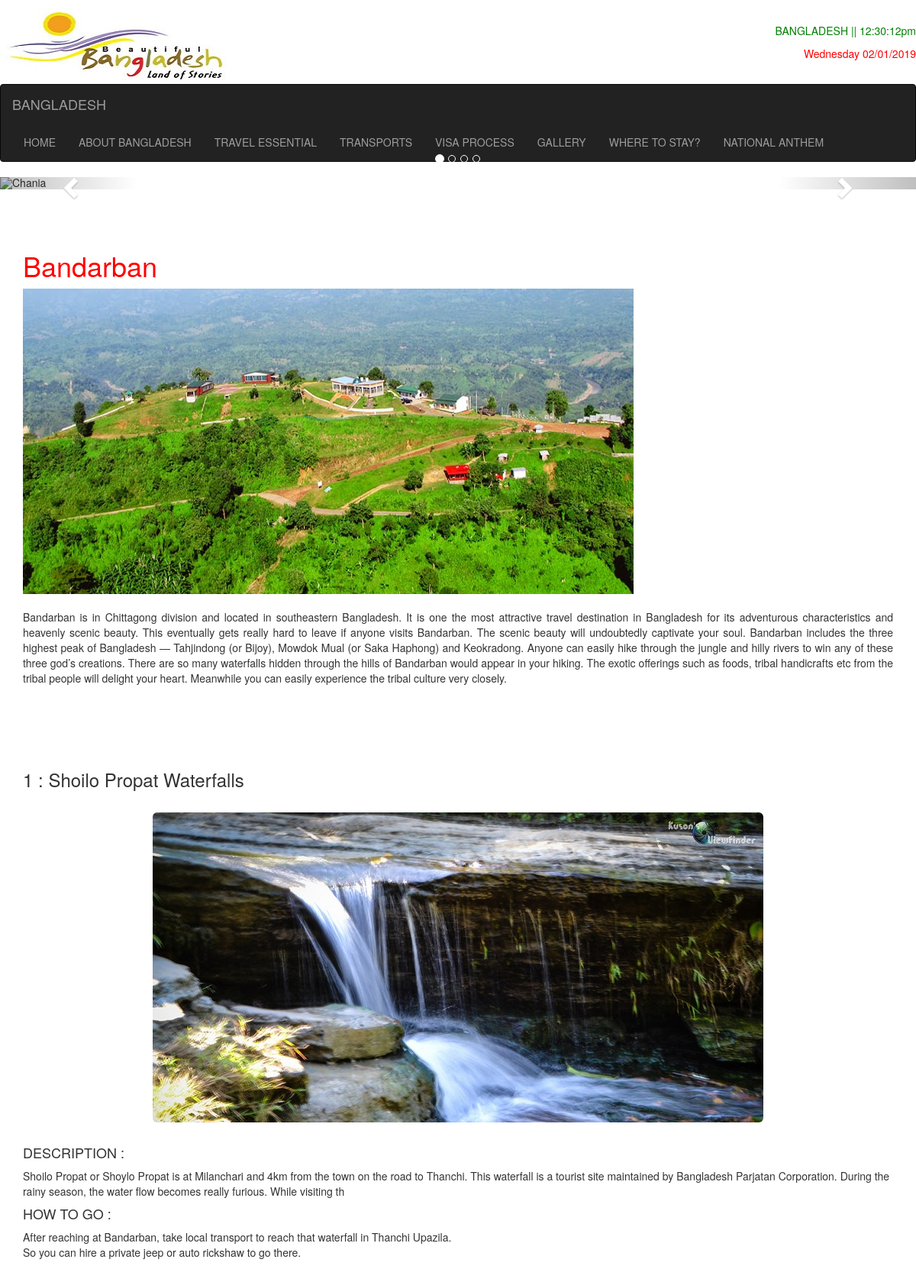
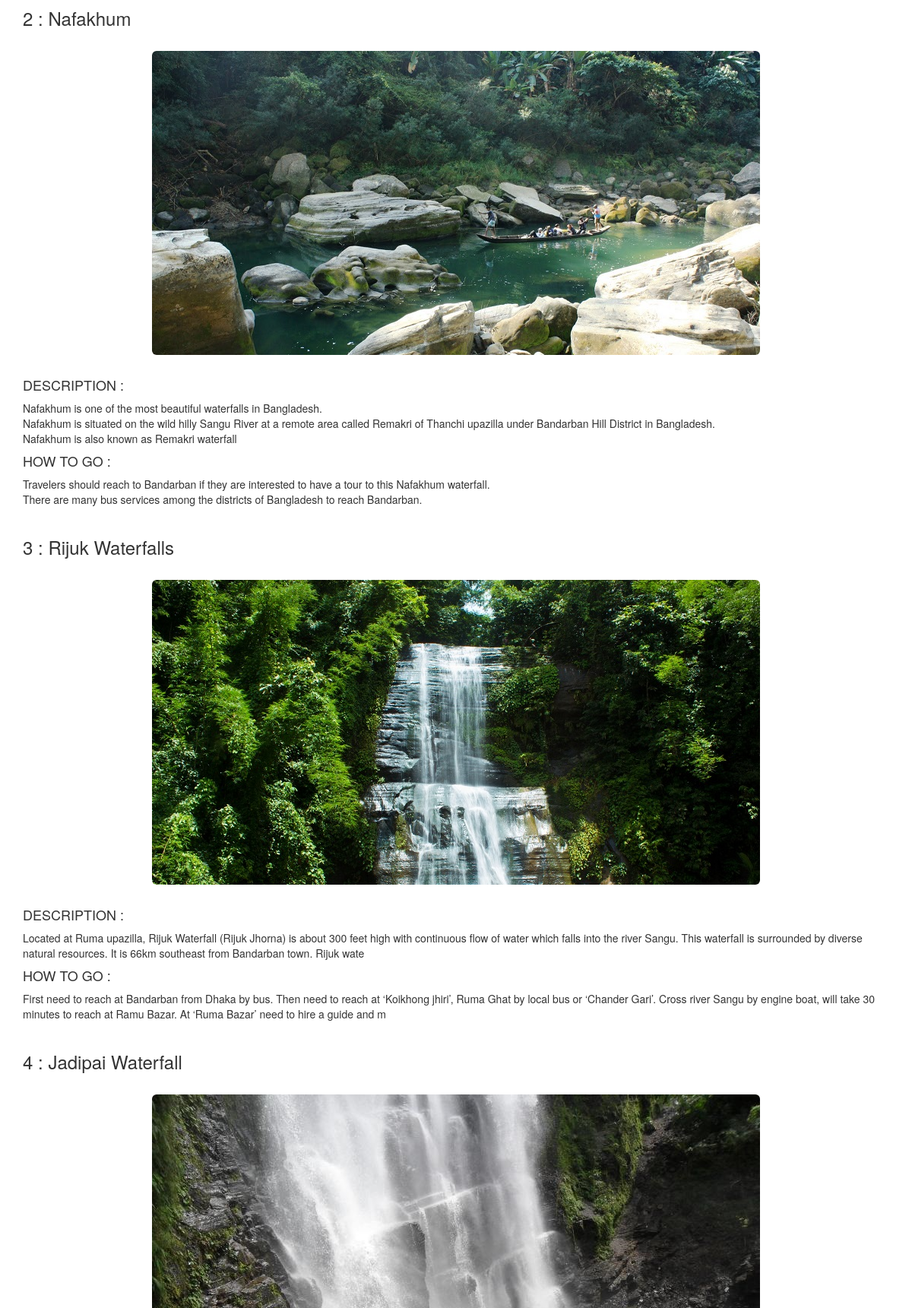
Page /hillTracks.php (upper part) on the committed database (2 pictures, top to bottom).
### tables this page shows
CREATE TABLE hillTrack
(
id int primary key unique not null,
title varchar(255),
image varchar(255),
description varchar(255),
howtogo varchar(255)
);

### hillTracks.php (the view, shortened to what this page needs)
<!DOCTYPE html>
<html lang="en">
<head>
	<link rel="stylesheet" href="https://maxcdn.bootstrapcdn.com/bootstrap/3.3.7/css/bootstrap.min.css">
	<link rel="stylesheet" type="text/css" href="assets/bootstrap/css/bootstrap.min.css">
</head>
<body>
    <p>
        <img align="left" class="center-block img-rounded img-responsive" src="assets/images/logoMain.jpg" alt="BEAUTIFUL BANGLADESH">
        <?php
        echo "<p align=\"right\" style=\"color:green\">"."<br>"."BANGLADESH || ".date("h:i:sa") . "<br>"."</p>";
        echo "<p align=\"right\" style=\"color:red\">".date("l d/m/Y")."</p>";
        ?>
    </p>
    <br>
            <nav class="navbar navbar-inverse">
      <div class="container-fluid">
        <div class="navbar-header">
          <a class="navbar-brand" href="home.php">BANGLADESH</a>
        </div>
        <ul class="nav navbar-nav">
          <li><a href="home.php">HOME</a></li>
          <li><a href="aboutbd.php">ABOUT BANGLADESH</a></li>
          <li><a href="#">TRAVEL ESSENTIAL</a></li>
          <li><a href="#">TRANSPORTS</a></li>
          <li><a href="#">VISA PROCESS</a></li>
          <li><a href="gallery.php">GALLERY</a></li>
          <li><a href="#">WHERE TO STAY?</a></li>
          <li><a href="nationalan.php">NATIONAL ANTHEM</a></li>
        </ul>
      </div>
    </nav>
    <div id="myCarousel" class="carousel slide" data-ride="carousel">
      <ol class="carousel-indicators">
        <li data-target="#myCarousel" data-slide-to="0" class="active"></li>
        <li data-target="#myCarousel" data-slide-to="1"></li>
        <li data-target="#myCarousel" data-slide-to="2"></li>
        <li data-target="#myCarousel" data-slide-to="3"></li>
      </ol>
      <div class="carousel-inner" role="listbox">
        <div class="item active">
          <img src="assets/images/1.jpg" alt="Chania">
        </div>
    </div>
  <a class="left carousel-control" href="#myCarousel" role="button" data-slide="prev">
    <span class="glyphicon glyphicon-chevron-left" aria-hidden="true"></span>
  </a>
  <a class="right carousel-control" href="#myCarousel" role="button" data-slide="next">
    <span class="glyphicon glyphicon-chevron-right" aria-hidden="true"></span>
  </a>
</div>
    <br>
    <br>
    <br>
<div class="container">
 <h1 style="color:red;">Bandarban</h1>
 <img src="assets/images/bandarban.jpg" width="800px" height="400px" /> <br> <br>
 <p align="justify">Bandarban is in Chittagong division and located in southeastern Bangladesh. It is one the most attractive travel destination in Bangladesh for its adventurous characteristics and heavenly scenic beauty. This eventually gets really hard to leave if anyone visits Bandarban. The scenic beauty will undoubtedly captivate your soul. Bandarban includes the three highest peak of Bangladesh — Tahjindong (or Bijoy), Mowdok Mual (or Saka Haphong) and Keokradong. Anyone can easily hike through the jungle and hilly rivers to win any of these three god’s creations. There are so many waterfalls hidden through the hills of Bandarban would appear in your hiking. The exotic offerings such as foods, tribal handicrafts etc from the tribal people will delight your heart. Meanwhile you can easily experience the tribal culture very closely.</p>
<br>
<br>
<br>
<?php
            $server_name = "localhost";
            $user_name = "root";
            $password = "";
            $database_name = "bangladesh";
            $mysqli_database_connection = new mysqli($server_name, $user_name, $password, $database_name);
            if ($mysqli_database_connection->connect_error)
            {
                die("ERROR CONNECTING TO MySQL SERVER." . $mysqli_database_connection->connect_error);
            }
            else
            {
                $my_sql_query = "SELECT * FROM hilltrack";
                $result = $mysqli_database_connection->query($my_sql_query);
                if ($result->num_rows > 0)
                {
                        while ($row = $result->fetch_assoc())
                        {
                            $newS1 = nl2br($row["description"]);
                            $newS2 = nl2br($row["howtogo"]);
                            echo "<br>";
                            echo "<h3>".$row["id"]." : ".$row["title"]."</h3>"."<br>";
                            echo "<img  class=\"center-block img-responsive img-rounded\"
                            src=\"assets/images/$row[image]\" alt=\"no image\">" . "<br>";
                            echo "<h4>"."DESCRIPTION : "."</h4>".$newS1."<br>";
                            echo "<h4>"."HOW TO GO : "."</h4>".$newS2."<br>";
                        }
                }
            }
?>
</div>
</body>
</html>

### rows in the picture
hilltrack: id "1", title "Shoilo Propat Waterfalls", image (picture), description "Shoilo Propat or Shoylo Propat is at Milanchari and 4km from the town on the road to Thanchi. This waterfall is a tourist site maintained by Bangladesh Parjatan Corporation. During the rainy season, the water flow becomes really furious. While visiting th", howtogo "After reaching at Bandarban, take local transport to reach that waterfall in Thanchi Upazila. So you can hire a private jeep or auto rickshaw to go there."
hilltrack: id "2", title "Nafakhum", image (picture), description "Nafakhum is one of the most beautiful waterfalls in Bangladesh. Nafakhum is situated on the wild hilly Sangu River at a remote area called Remakri of Thanchi upazilla under Bandarban Hill District in Bangladesh. Nafakhum is also known as Remakri waterfall", howtogo "Travelers should reach to Bandarban if they are interested to have a tour to this Nafakhum waterfall. There are many bus services among the districts of Bangladesh to reach Bandarban."
hilltrack: id "3", title "Rijuk Waterfalls", image (picture), description "Located at Ruma upazilla, Rijuk Waterfall (Rijuk Jhorna) is about 300 feet high with continuous flow of water which falls into the river Sangu. This waterfall is surrounded by diverse natural resources. It is 66km southeast from Bandarban town. Rijuk wate", howtogo "First need to reach at Bandarban from Dhaka by bus. Then need to reach at ‘Koikhong jhiri’, Ruma Ghat by local bus or ‘Chander Gari’. Cross river Sangu by engine boat, will take 30 minutes to reach at Ramu Bazar. At ‘Ruma Bazar’ need to hire a guide and m"
hilltrack: id "4", title "Jadipai Waterfall", image (picture)
